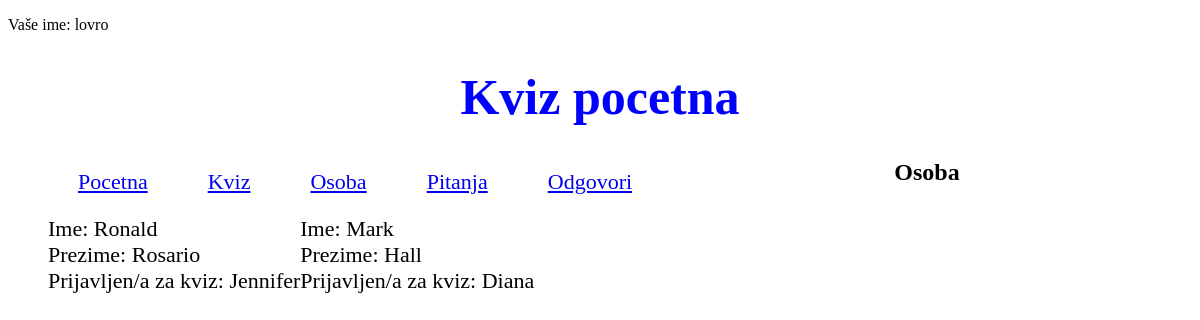
Page /osoba/ (signed in) on the committed database.
### main/models.py (models this page shows, shortened)
class Osoba(models.Model):
    ime = models.CharField(max_length=20)
    prezime = models.CharField(max_length=20)
    pitanjeOdg2 = models.IntegerField()
    PrijavljenaZaKviz = models.OneToOneField(Kviz,default=1,on_delete=models.CASCADE,primary_key=True)

class Kviz(models.Model):
    imeKviza = models.CharField(max_length=100)
    tezina = models.IntegerField()
    kategorija = models.CharField(max_length=50)
    def __str__(self):
        return self.imeKviza

### main/views.py (the view)
# urls.py: path('osoba/', OsobaList.as_view()),
class OsobaList(ListView):
    model = Osoba

### main/templates/main/osoba_list.html
{% extends "index.html" %}
{% block content %}
    <h2>Osoba</h2>
    <ul>
        {% for osoba in object_list %}
            <li>
                Ime: {{ osoba.ime }}<br>
                Prezime: {{ osoba.prezime }}<br>
                Prijavljen/a za kviz: {{ osoba.PrijavljenaZaKviz }}
            </li>
        {% endfor %}
    </ul>
{% endblock %}

### main/templates/index.html (shortened to what this page needs)
<!DOCTYPE html>
<html lang="en">
<head>
    {% load static %}
    <link rel="stylesheet" type="text/css" href="{% static 'style.css' %}">
</head>
<body>
    {% if user.is_authenticated %}
    <p>Vaše ime: {{ user.username }}</p>
    {% else %}
    <p>Niste prijavljeni.</p>
    {% endif %}
    <h1>Kviz pocetna</h1>
    <div id="sidebar">
        {% block sidebar %}
        <ul>
            <li><a href="/">Pocetna</a></li>
            <li><a href="/kviz">Kviz</a></li>
            <li><a href="/osoba">Osoba</a></li>
            <li><a href="/pitanja">Pitanja</a></li>
            <li><a href="/odgovori">Odgovori</a></li>
        </ul>
        {% endblock %}
    </div>
    <div class="content">
        {% block content %}
        {% endblock %}
    </div>
</body>
</html>

### main/static/style.css (style rules this page uses)
h1 { color: blue; text-align: center; font-size: 50px; }
h2 { text-align: center; }
li { list-style-type: none; float: left; margin-top: 10px; font-size: 22px; }
li a { padding: 30px; }

### rows in the picture
Osoba: ime "Ronald", prezime "Rosario", PrijavljenaZaKviz "Jennifer"
Osoba: ime "Mark", prezime "Hall", PrijavljenaZaKviz "Diana"

### other values in the picture
{{ user.username }} "lovro"
